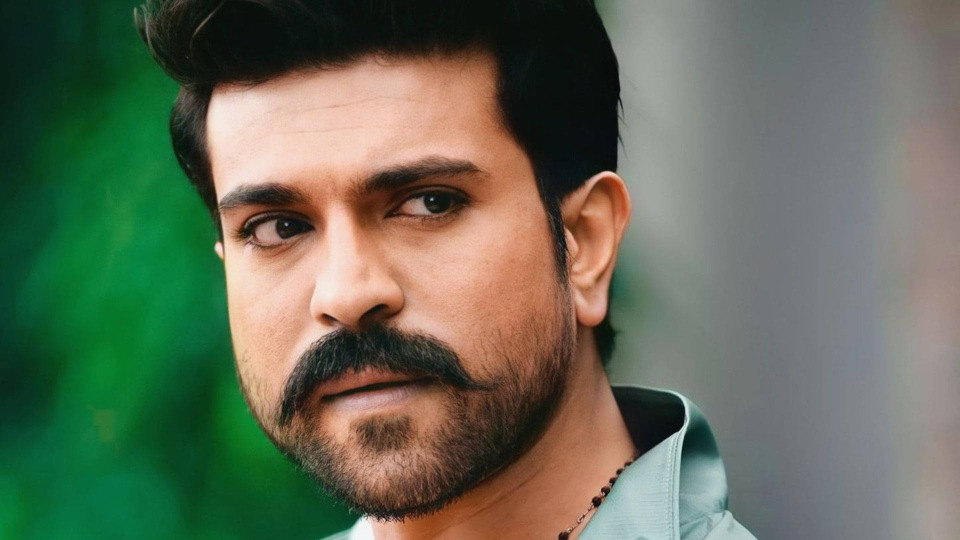
#> input picture Training data/1.jpg, 1920 x 1080 px (shown at 1/2 size)
$ python -i main.py   (imports and definitions only)
#> lines starting #> are read from the running program, lines starting #| are printed output that depends on the picture; after the words box and inside, x2 and y2 are one past the last pixel; in counts of white or black regions, pixels touching at a corner belong together
import cv2
import os
import numpy as np
from tkinter import Tk, Label, Button, filedialog, StringVar, OptionMenu, Frame, messagebox, Canvas
from PIL import Image, ImageTk

class Cartoonizer:
    def __init__(self, down_samples=2, bilateral_filters=50):
        self.down_samples = down_samples
        self.bilateral_filters = bilateral_filters

    def render(self, img_rgb):
        img_rgb = cv2.resize(img_rgb, (1366, 768))
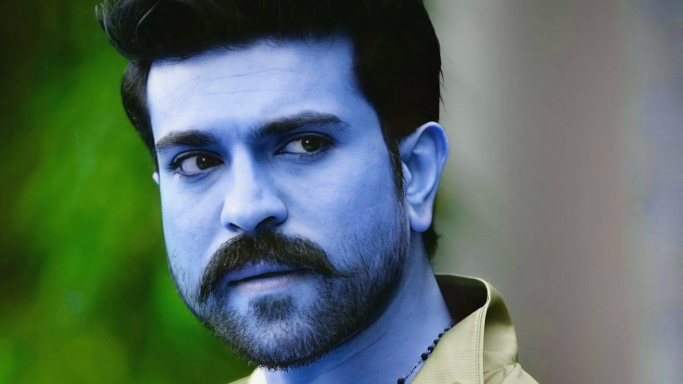
#> img_rgb: shape (768, 1366, 3) (shown at 1/2 size); mean of channels 0, 1, 2 100.2, 107.8, 88.6; drawn as B, G, R
        img_color = img_rgb.copy()
        for _ in range(self.down_samples):
            img_color = cv2.pyrDown(img_color)
#> this loop made 2 passes
#> pass 1, in render, `img_color = cv2.pyrDown(img_color)`:
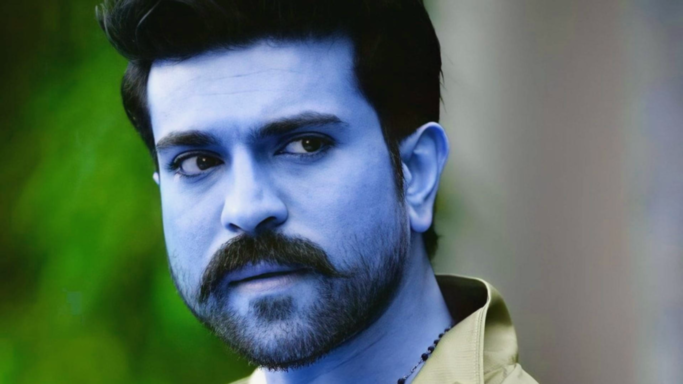
#> img_color: shape (384, 683, 3); mean of channels 0, 1, 2 100.1, 107.8, 88.6; drawn as B, G, R
        for _ in range(self.bilateral_filters):
            img_color = cv2.bilateralFilter(img_color, 9, 9, 7)
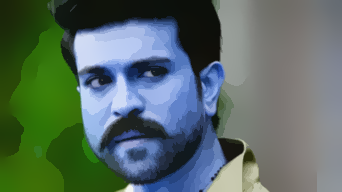
#> img_color: shape (192, 342, 3); mean of channels 0, 1, 2 99.8, 107.6, 88.5; drawn as B, G, R
        for _ in range(self.down_samples):
            img_color = cv2.pyrUp(img_color)
        img_gray = cv2.cvtColor(img_rgb, cv2.COLOR_RGB2GRAY)
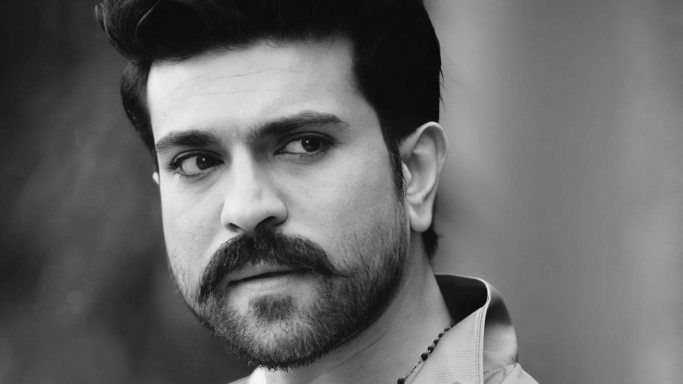
#> img_gray: shape (768, 1366) (shown at 1/2 size); min 4, max 248, mean 103.4
        img_blur = cv2.medianBlur(img_gray, 3)
        img_edge = cv2.adaptiveThreshold(img_blur, 255,
                                         cv2.ADAPTIVE_THRESH_MEAN_C,
                                         cv2.THRESH_BINARY, 9, 2)
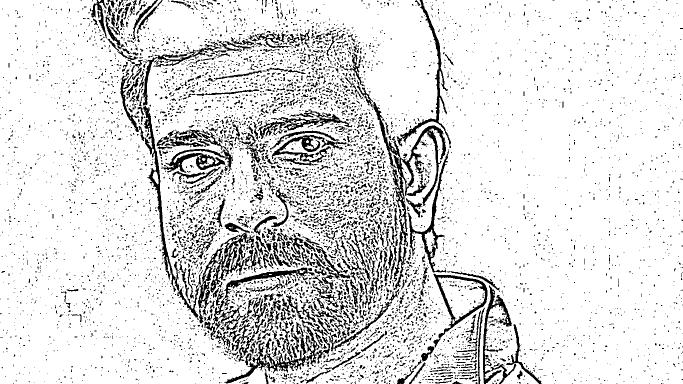
#> img_edge: shape (768, 1366) (shown at 1/2 size); 87.1% white; 7004 black regions (6215 under 20 px), largest, box (x1, y1, x2, y2) and area: (714, 161, 892, 580) 7108, (275, 83, 453, 640) 5830, (449, 640, 660, 767) 4473
        img_edge = cv2.cvtColor(cv2.resize(img_edge, (img_color.shape[1], img_color.shape[0])),
                                cv2.COLOR_GRAY2RGB)
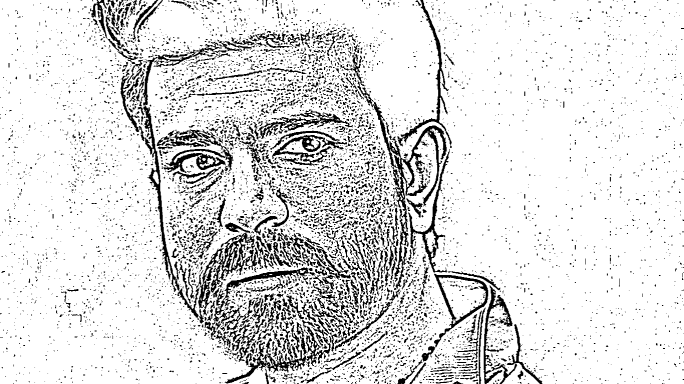
#> img_edge: shape (768, 1368, 3) (shown at 1/2 size); min 0, max 255, mean 222.2
        return cv2.bitwise_and(img_color, img_edge)
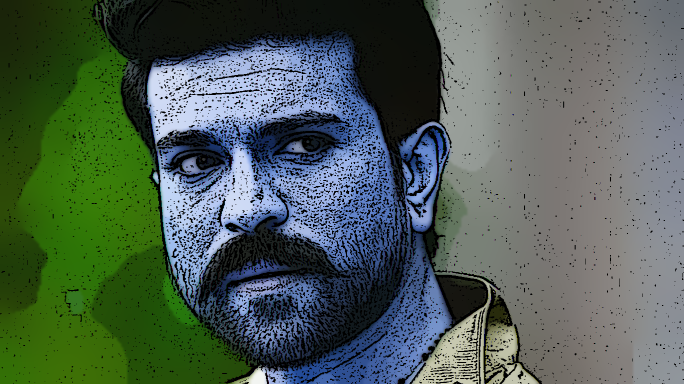
#> returned value: shape (768, 1368, 3) (shown at 1/2 size); mean of channels 0, 1, 2 85.4, 95.8, 79.1; drawn as B, G, R

class App:
    # [144 lines left out: functions __init__, setup_ui, create_ui_elements, layout_ui_elements, select_image, display_image and 5 more, not called in this run]

# [4 lines not run here, left out]

>>> import cv2
>>> picture = cv2.cvtColor(cv2.imread('Training data/1.jpg'), cv2.COLOR_BGR2RGB)
>>> result = Cartoonizer().render(picture)

$ run again, on Training data/2.jpg
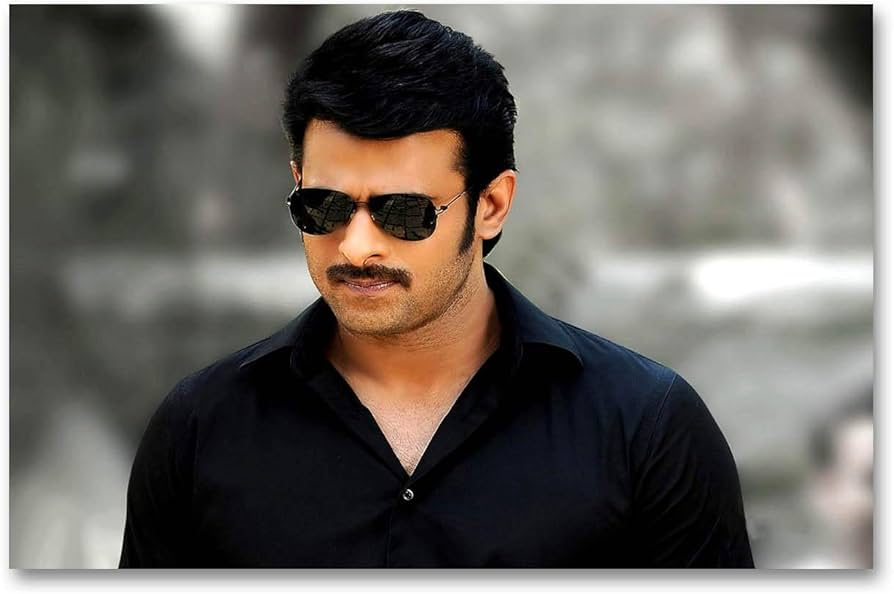
#> input picture Training data/2.jpg, 894 x 594 px
#> in render, `img_edge = cv2.adaptiveThreshold(img_blur, 255, cv2.ADAPTIVE_THRESH_ME..`:
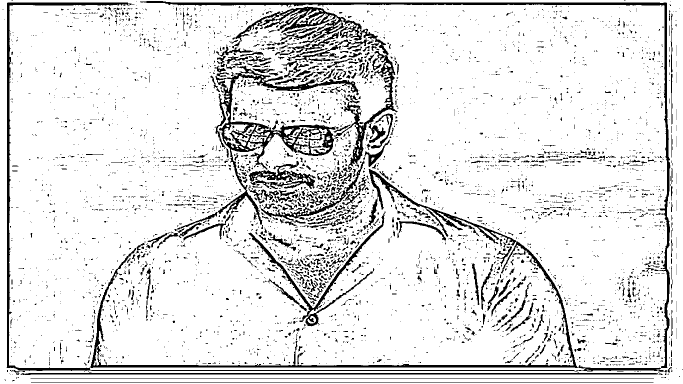
#> img_edge: shape (768, 1366) (shown at 1/2 size); 88.8% white; 4815 black regions (4272 under 20 px), largest, box (x1, y1, x2, y2) and area: (13, 2, 1341, 745) 28971, (429, 131, 718, 450) 11588, (464, 13, 795, 344) 9254
#> in render, `return cv2.bitwise_and(img_color, img_edge)`:
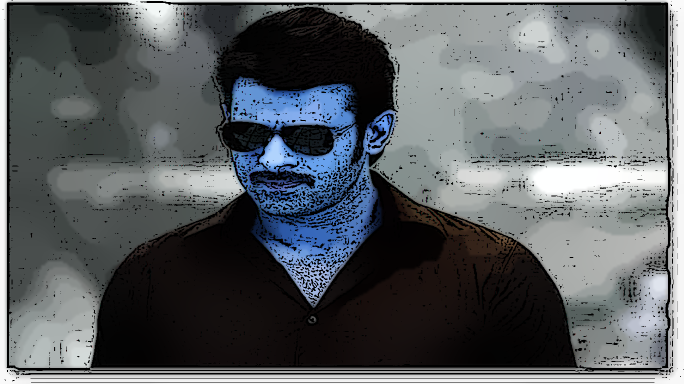
#> returned value: shape (768, 1368, 3) (shown at 1/2 size); mean of channels 0, 1, 2 98, 94.5, 90; drawn as B, G, R

$ run again, on Training data/3.jpg
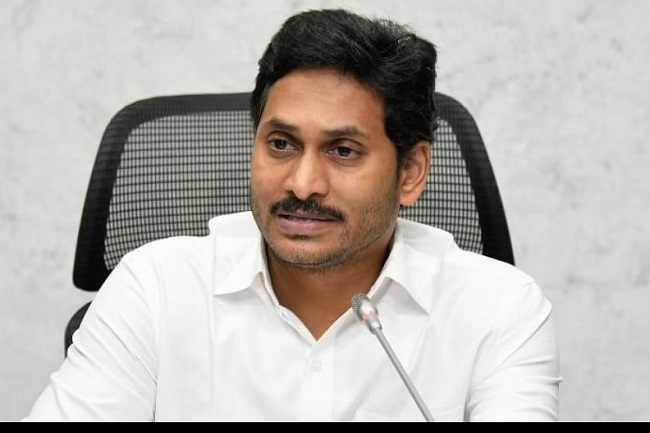
#> input picture Training data/3.jpg, 650 x 433 px
#> in render, `img_edge = cv2.adaptiveThreshold(img_blur, 255, cv2.ADAPTIVE_THRESH_ME..`:
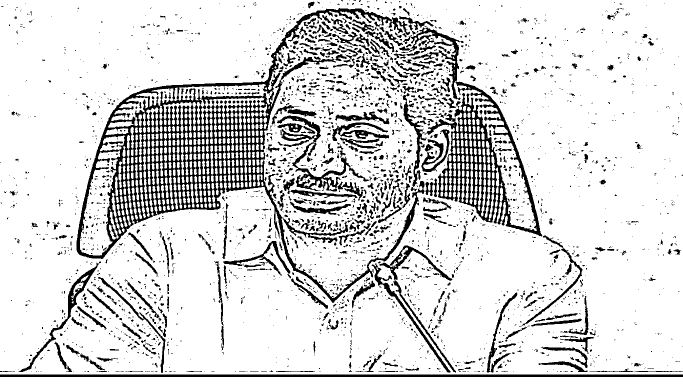
#> img_edge: shape (768, 1366) (shown at 1/2 size); 85.1% white; 2974 black regions (2384 under 20 px), largest, box (x1, y1, x2, y2) and area: (153, 16, 849, 606) 51584, (853, 163, 1085, 473) 16299, (0, 749, 1366, 754) 6830
#> in render, `return cv2.bitwise_and(img_color, img_edge)`:
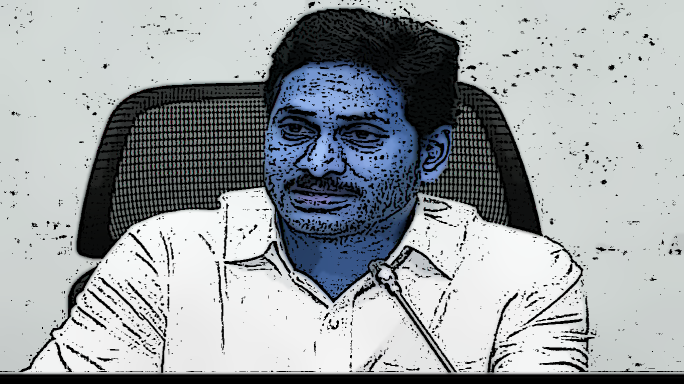
#> returned value: shape (768, 1368, 3) (shown at 1/2 size); mean of channels 0, 1, 2 164.5, 161.4, 155.9; drawn as B, G, R
